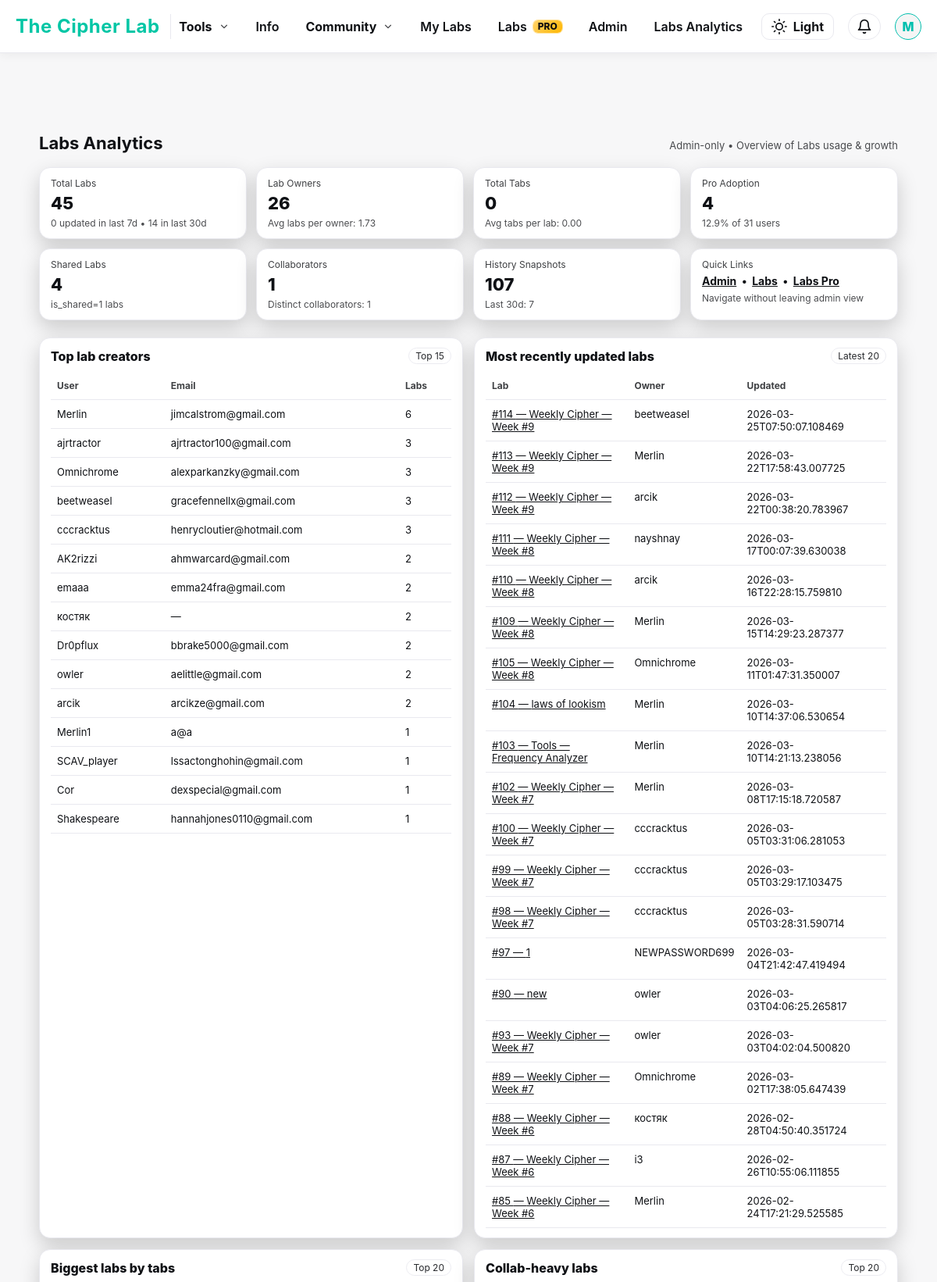
The app's page /admin/labs-analytics (signed in, upper part) with its own data.
### tables this page shows
CREATE TABLE users (
    id INTEGER PRIMARY KEY AUTOINCREMENT,
    username TEXT UNIQUE NOT NULL,
    email TEXT UNIQUE NOT NULL,
    password_hash TEXT NOT NULL,
    is_admin INTEGER NOT NULL DEFAULT 0,
    created_at TEXT NOT NULL,
    banned INTEGER DEFAULT 0
, has_posted INTEGER NOT NULL DEFAULT 0, labs_info_seen INTEGER NOT NULL DEFAULT 0, is_pro INTEGER DEFAULT 0, stripe_customer_id TEXT, pro_since TEXT, stripe_subscription_id TEXT, pro_until TEXT, pro_current_period_end TEXT, pro_cancel_at_period_end INTEGER NOT NULL DEFAULT 0, labs_tour_seen INTEGER NOT NULL DEFAULT 0, google_sub TEXT, avatar_url TEXT, auth_provider TEXT NOT NULL DEFAULT 'local', needs_password INTEGER NOT NULL DEFAULT 0, needs_username INTEGER NOT NULL DEFAULT 0);

CREATE TABLE workspaces (
  id INTEGER PRIMARY KEY AUTOINCREMENT,
  owner_id INTEGER NOT NULL,
  title TEXT NOT NULL DEFAULT 'Untitled Workspace',
  cipher_text TEXT NOT NULL DEFAULT '',
  notes TEXT NOT NULL DEFAULT '',
  cipher_image_filename TEXT,
  created_at TEXT NOT NULL DEFAULT CURRENT_TIMESTAMP,
  updated_at TEXT NOT NULL DEFAULT CURRENT_TIMESTAMP, order_index INTEGER NOT NULL DEFAULT 0, share_token TEXT, is_shared INTEGER NOT NULL DEFAULT 0, last_edited_by INTEGER,
  FOREIGN KEY(owner_id) REFERENCES users(id)
);

### app.py (the view)
@app.route("/admin/labs-analytics")
@admin_required
def admin_labs_analytics():
    user = current_user()
    conn = get_db()
    def q1(sql, params=()):
        return conn.execute(sql, params).fetchone()
    def qall(sql, params=()):
        return conn.execute(sql, params).fetchall()
    total_labs = q1("SELECT COUNT(*) AS c FROM workspaces").fetchone()["c"] if False else q1(
        "SELECT COUNT(*) AS c FROM workspaces"
    )["c"]
    labs_last_7d = q1("""
        SELECT COUNT(*) AS c
        FROM workspaces
        WHERE datetime(updated_at) >= datetime('now','-7 days')
    """)["c"]
    labs_last_30d = q1("""
        SELECT COUNT(*) AS c
        FROM workspaces
        WHERE datetime(updated_at) >= datetime('now','-30 days')
    """)["c"]
    owners = q1("SELECT COUNT(DISTINCT owner_id) AS c FROM workspaces")["c"] or 0
    avg_labs_per_owner = (total_labs / owners) if owners else 0
    try:
        total_tabs = q1("SELECT COUNT(*) AS c FROM workspace_images")["c"]
        avg_tabs_per_lab = (total_tabs / total_labs) if total_labs else 0
    except Exception:
        total_tabs = None
        avg_tabs_per_lab = None
    try:
        shared_labs = q1("SELECT COUNT(*) AS c FROM workspaces WHERE is_shared=1")["c"]
    except Exception:
        shared_labs = None
    try:
        total_collab_rows = q1("SELECT COUNT(*) AS c FROM workspace_collaborators")["c"]
        distinct_collaborators = q1("SELECT COUNT(DISTINCT user_id) AS c FROM workspace_collaborators")["c"]
    except Exception:
        total_collab_rows = None
        distinct_collaborators = None
    try:
        total_snapshots = q1("SELECT COUNT(*) AS c FROM workspace_history")["c"]
        snapshots_last_30d = q1("""
            SELECT COUNT(*) AS c
            FROM workspace_history
            WHERE datetime(created_at) >= datetime('now','-30 days')
        """)["c"]
    except Exception:
        total_snapshots = None
        snapshots_last_30d = None
    try:
        pro_users = q1("SELECT COUNT(*) AS c FROM users WHERE is_pro=1")["c"]
        total_users = q1("SELECT COUNT(*) AS c FROM users")["c"]
        pro_rate = (pro_users / total_users) * 100 if total_users else 0
    except Exception:
        pro_users = None
        total_users = None
        pro_rate = None
    top_lab_creators = qall("""
        SELECT u.username, u.email, COUNT(*) AS labs
        FROM workspaces w
        JOIN users u ON u.id = w.owner_id
        GROUP BY w.owner_id
        ORDER BY labs DESC
        LIMIT 15
    """)
    most_active_labs = qall("""
        SELECT w.id, w.title, u.username AS owner, w.updated_at
        FROM workspaces w
        JOIN users u ON u.id = w.owner_id
        ORDER BY datetime(w.updated_at) DESC
        LIMIT 20
    """)
    biggest_labs = []
    if total_tabs is not None:
        biggest_labs = qall("""
            SELECT w.id, w.title, u.username AS owner, COUNT(i.id) AS tabs
            FROM workspaces w
            JOIN users u ON u.id = w.owner_id
            LEFT JOIN workspace_images i ON i.workspace_id = w.id
            GROUP BY w.id
            ORDER BY tabs DESC
            LIMIT 20
        """)
    shared_labs_list = []
    if shared_labs is not None:
        shared_labs_list = qall("""
            SELECT w.id, w.title, u.username AS owner, w.updated_at
            FROM workspaces w
            JOIN users u ON u.id = w.owner_id
            WHERE w.is_shared=1
            ORDER BY datetime(w.updated_at) DESC
            LIMIT 20
        """)
    collab_heavy = []
    if total_collab_rows is not None:
        collab_heavy = qall("""
            SELECT w.id, w.title, u.username AS owner, COUNT(wc.id) AS collaborators
            FROM workspaces w
            JOIN users u ON u.id = w.owner_id
            LEFT JOIN workspace_collaborators wc ON wc.workspace_id = w.id
            GROUP BY w.id
            ORDER BY collaborators DESC
            LIMIT 20
        """)
    conn.close()
    return render_template(
        "admin_labs_analytics.html",
        user=user,
        total_labs=total_labs,
        labs_last_7d=labs_last_7d,
        labs_last_30d=labs_last_30d,
        owners=owners,
        avg_labs_per_owner=avg_labs_per_owner,
        total_tabs=total_tabs,
        avg_tabs_per_lab=avg_tabs_per_lab,
        shared_labs=shared_labs,
        total_collab_rows=total_collab_rows,
        distinct_collaborators=distinct_collaborators,
        total_snapshots=total_snapshots,
        snapshots_last_30d=snapshots_last_30d,
        pro_users=pro_users,
        total_users=total_users,
        pro_rate=pro_rate,
        top_lab_creators=top_lab_creators,
        most_active_labs=most_active_labs,
        biggest_labs=biggest_labs,
        shared_labs_list=shared_labs_list,
        collab_heavy=collab_heavy,
    )

### templates/admin_labs_analytics.html (shortened to what this page needs)
<!DOCTYPE html>
<html lang="en">
<head>
  <link rel="stylesheet" href="{{ url_for('static', filename='style.css') }}">
</head>
<body>
  {% include "base_nav.html" %}
  <div class="wrap">
    <div class="h">
      <h1>Labs Analytics</h1>
      <div class="muted">Admin-only • Overview of Labs usage & growth</div>
    </div>
    <div class="kpis">
      <div class="card">
        <div class="k">Total Labs</div>
        <div class="v">{{ total_labs }}</div>
        <div class="s">{{ labs_last_7d }} updated in last 7d • {{ labs_last_30d }} in last 30d</div>
      </div>
      <div class="card">
        <div class="k">Lab Owners</div>
        <div class="v">{{ owners }}</div>
        <div class="s">Avg labs per owner: {{ '%.2f'|format(avg_labs_per_owner) }}</div>
      </div>
      <div class="card">
        <div class="k">Total Tabs</div>
        <div class="v">{{ total_tabs if total_tabs is not none else "—" }}</div>
        <div class="s">Avg tabs per lab: {{ '%.2f'|format(avg_tabs_per_lab) if avg_tabs_per_lab is not none else "—" }}</div>
      </div>
      <div class="card">
        <div class="k">Pro Adoption</div>
        <div class="v">
          {% if pro_users is not none %}{{ pro_users }}{% else %}—{% endif %}
        </div>
        <div class="s">
          {% if pro_rate is not none %}
            {{ '%.1f'|format(pro_rate) }}% of {{ total_users }} users
          {% else %}
            —
          {% endif %}
        </div>
      </div>
      <div class="card">
        <div class="k">Shared Labs</div>
        <div class="v">{{ shared_labs if shared_labs is not none else "—" }}</div>
        <div class="s">is_shared=1 labs</div>
      </div>
      <div class="card">
        <div class="k">Collaborators</div>
        <div class="v">{{ total_collab_rows if total_collab_rows is not none else "—" }}</div>
        <div class="s">Distinct collaborators: {{ distinct_collaborators if distinct_collaborators is not none else "—" }}</div>
      </div>
      <div class="card">
        <div class="k">History Snapshots</div>
        <div class="v">{{ total_snapshots if total_snapshots is not none else "—" }}</div>
        <div class="s">Last 30d: {{ snapshots_last_30d if snapshots_last_30d is not none else "—" }}</div>
      </div>
      <div class="card">
        <div class="k">Quick Links</div>
        <div class="v" style="font-size:14px; font-weight:700;">
          <a href="{{ url_for('admin_dashboard') }}">Admin</a>
          &nbsp;•&nbsp;
          <a href="{{ url_for('workspace_list') }}">Labs</a>
          &nbsp;•&nbsp;
          <a href="{{ url_for('labs_pro_page') }}">Labs Pro</a>
        </div>
        <div class="s">Navigate without leaving admin view</div>
      </div>
    </div>
    <div class="grid2">
      <div class="card">
        <div style="display:flex; justify-content:space-between; align-items:center; gap:12px;">
          <div style="font-weight:800;">Top lab creators</div>
          <span class="pill">Top 15</span>
        </div>
        <div style="height:10px"></div>
        <table>
          <thead>
            <tr><th>User</th><th>Email</th><th>Labs</th></tr>
          </thead>
          <tbody>
            {% for r in top_lab_creators %}
              <tr>
                <td>{{ r["username"] }}</td>
                <td>{{ r["email"] or "—" }}</td>
                <td>{{ r["labs"] }}</td>
              </tr>
            {% else %}
              <tr><td colspan="3">No data yet.</td></tr>
            {% endfor %}
          </tbody>
        </table>
      </div>
      <div class="card">
        <div style="display:flex; justify-content:space-between; align-items:center; gap:12px;">
          <div style="font-weight:800;">Most recently updated labs</div>
          <span class="pill">Latest 20</span>
        </div>
        <div style="height:10px"></div>
        <table>
          <thead>
            <tr><th>Lab</th><th>Owner</th><th>Updated</th></tr>
          </thead>
          <tbody>
            {% for w in most_active_labs %}
              <tr>
                <td><a href="{{ url_for('admin_lab_view', ws_id=w['id']) }}">#{{ w["id"] }} — {{ w["title"] }}</a></td>
                <td>{{ w["owner"] }}</td>
                <td>{{ w["updated_at"] }}</td>
              </tr>
            {% else %}
              <tr><td colspan="3">No labs yet.</td></tr>
            {% endfor %}
          </tbody>
        </table>
      </div>
    </div>
    <div class="grid2" style="margin-top:14px;">
      <div class="card">
        <div style="display:flex; justify-content:space-between; align-items:center; gap:12px;">
          <div style="font-weight:800;">Biggest labs by tabs</div>
          <span class="pill">Top 20</span>
        </div>
        <div style="height:10px"></div>
      </div>
      <div class="card">
        <div style="display:flex; justify-content:space-between; align-items:center; gap:12px;">
          <div style="font-weight:800;">Collab-heavy labs</div>
          <span class="pill">Top 20</span>
        </div>
        <div style="height:10px"></div>
      </div>
    </div>
  </div>
</body>
</html>

### templates/base_nav.html (shortened to what this page needs)
<nav class="navbar">
  {% set setup_needed = setup_needed_global|default(false) %}
  <div class="nav-left">
    <a href="{{ url_for('index') }}" class="nav-logo">The Cipher Lab</a>
  </div>
  <ul class="nav-items" id="nav-menu">
    <li class="nav-dd" data-dd="tools">
      <button class="nav-dd-trigger" type="button" aria-expanded="false">
        Tools
        <span class="nav-dd-caret" aria-hidden="true">
          <svg viewBox="0 0 24 24" fill="none" stroke="currentColor" stroke-width="2"
               stroke-linecap="round" stroke-linejoin="round">
            <polyline points="6 9 12 15 18 9"></polyline>
          </svg>
        </span>
      </button>
    </li>
    <li class="d-only"><a class="nav-link" href="{{ url_for('info_page') }}">Info</a></li>
    <li class="nav-dd" data-dd="community">
      <button class="nav-dd-trigger" type="button" aria-expanded="false">
        Community
        <span class="nav-dd-caret" aria-hidden="true">
          <svg viewBox="0 0 24 24" fill="none" stroke="currentColor" stroke-width="2"
               stroke-linecap="round" stroke-linejoin="round">
            <polyline points="6 9 12 15 18 9"></polyline>
          </svg>
        </span>
      </button>
    </li>
    <li class="d-only"><a class="nav-link" href="{{ url_for('workspace_list') }}">My Labs</a></li>
    <li class="d-only">
      <a class="nav-link" href="{{ url_for('labs_pro_page') }}">
        Labs <span class="pro-badge">PRO</span>
      </a>
    </li>
    {% if user and user.is_admin %}
      <li class="d-only"><a class="nav-link" href="{{ url_for('admin_dashboard') }}">Admin</a></li>
      <li class="d-only"><a class="nav-link" href="{{ url_for('admin_labs_analytics') }}">Labs Analytics</a></li>
    {% endif %}
  </ul>
  <div class="nav-right">
    <button id="theme-toggle" aria-label="Toggle theme" title="Toggle theme">
      <svg id="theme-icon" xmlns="http://www.w3.org/2000/svg" width="20" height="20"
           viewBox="0 0 24 24" fill="none" stroke="currentColor"
           stroke-width="2" stroke-linecap="round" stroke-linejoin="round"></svg>
      <span id="theme-toggle-text">Dark</span>
    </button>
    {% if user %}
      <div class="notif-wrapper">
        <button id="notif-btn" class="notif-btn" aria-label="Notifications" title="Notifications">
          <svg id="notif-icon" xmlns="http://www.w3.org/2000/svg" width="20" height="20"
               viewBox="0 0 24 24" fill="none" stroke="currentColor"
               stroke-width="2" stroke-linecap="round" stroke-linejoin="round">
            <path d="M18 8a6 6 0 0 0-12 0c0 7-3 9-3 9h18s-3-2-3-9"></path>
            <path d="M13.73 21a2 2 0 0 1-3.46 0"></path>
          </svg>
        </button>
      </div>
      <div class="profile-dropdown" id="profile-dd">
        <button class="profile-btn" id="profile-btn" aria-label="Profile menu" aria-expanded="false">
          <div class="avatar{% if setup_needed %} setup-pulse{% endif %}">{{ user['username'][0].upper() }}</div>
        </button>
      </div>
    {% endif %}
  </div>
</nav>

### records on screen
users: username "M", username "Merlin", email "jimcalstrom@gmail.com", labs "6"
users: username "ajrtractor", email "ajrtractor100@gmail.com", labs "3"
users: username "Omnichrome", email "alexparkanzky@gmail.com", labs "3"
users: username "beetweasel", email "gracefennellx@gmail.com", labs "3"
users: username "cccracktus", email "henrycloutier@hotmail.com", labs "3"
users: username "AK2rizzi", email "ahmwarcard@gmail.com", labs "2"
users: username "emaaa", email "emma24fra@gmail.com", labs "2"
users: username "костяк", r "—", labs "2"
users: username "Dr0pflux", email "bbrake5000@gmail.com", labs "2"
users: username "owler", email "aelittle@gmail.com", labs "2"
users: username "arcik", email "arcikze@gmail.com", labs "2"
users: username "Merlin1", email "a@a", labs "1"
users: username "SCAV_player", email "lssactonghohin@gmail.com", labs "1"
users: username "Cor", email "dexspecial@gmail.com", labs "1"
users: username "Shakespeare", email "hannahjones0110@gmail.com", labs "1"
workspaces: id "114", title "Weekly Cipher — Week #9", owner "beetweasel", updated_at "2026-03-25T07:50:07.108469"
workspaces: id "113", title "Weekly Cipher — Week #9", owner "Merlin", updated_at "2026-03-22T17:58:43.007725"
workspaces: id "112", title "Weekly Cipher — Week #9", owner "arcik", updated_at "2026-03-22T00:38:20.783967"
workspaces: id "111", title "Weekly Cipher — Week #8", owner "nayshnay", updated_at "2026-03-17T00:07:39.630038"
workspaces: id "110", title "Weekly Cipher — Week #8", owner "arcik", updated_at "2026-03-16T22:28:15.759810"
workspaces: id "109", title "Weekly Cipher — Week #8", owner "Merlin", updated_at "2026-03-15T14:29:23.287377"
workspaces: id "105", title "Weekly Cipher — Week #8", owner "Omnichrome", updated_at "2026-03-11T01:47:31.350007"
workspaces: id "104", title "laws of lookism", owner "Merlin", updated_at "2026-03-10T14:37:06.530654"
workspaces: id "103", title "Tools — Frequency Analyzer", owner "Merlin", updated_at "2026-03-10T14:21:13.238056"
workspaces: id "102", title "Weekly Cipher — Week #7", owner "Merlin", updated_at "2026-03-08T17:15:18.720587"
workspaces: id "100", title "Weekly Cipher — Week #7", owner "cccracktus", updated_at "2026-03-05T03:31:06.281053"
workspaces: id "99", title "Weekly Cipher — Week #7", owner "cccracktus", updated_at "2026-03-05T03:29:17.103475"
workspaces: id "98", title "Weekly Cipher — Week #7", owner "cccracktus", updated_at "2026-03-05T03:28:31.590714"
workspaces: id "97", title "1", owner "NEWPASSWORD699", updated_at "2026-03-04T21:42:47.419494"
workspaces: id "90", title "new", owner "owler", updated_at "2026-03-03T04:06:25.265817"
workspaces: id "93", title "Weekly Cipher — Week #7", owner "owler", updated_at "2026-03-03T04:02:04.500820"
workspaces: id "89", title "Weekly Cipher — Week #7", owner "Omnichrome", updated_at "2026-03-02T17:38:05.647439"
workspaces: id "88", title "Weekly Cipher — Week #6", owner "костяк", updated_at "2026-02-28T04:50:40.351724"
workspaces: id "87", title "Weekly Cipher — Week #6", owner "i3", updated_at "2026-02-26T10:55:06.111855"
workspaces: id "85", title "Weekly Cipher — Week #6", owner "Merlin", updated_at "2026-02-24T17:21:29.525585"

### other values on screen
{{ total_labs }} "45"
{{ labs_last_7d }} "0"
{{ labs_last_30d }} "14"
{{ owners }} "26"
{{ '%.2f'|format(avg_labs_per_owner) }} "1.73"
{{ total_tabs if total_tabs is not none else "—" }} "0"
{{ pro_users }} "4"
{{ '%.1f'|format(pro_rate) }} "12.9"
{{ total_users }} "31"
{{ shared_labs if shared_labs is not none else "—" }} "4"
{{ total_collab_rows if total_collab_rows is not none else "—" }} "1"
{{ distinct_collaborators if distinct_collaborators is not none else "—" }} "1"
{{ total_snapshots if total_snapshots is not none else "—" }} "107"
{{ snapshots_last_30d if snapshots_last_30d is not none else "—" }} "7"
